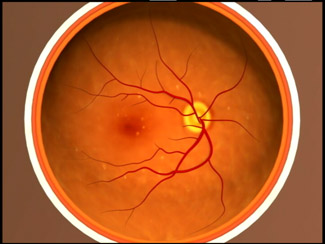
%> input picture demonstration/3_Registration/earlyAMD.jpg, 325 x 244 px
$ octave retinaPhaseCorr.m   (GNU Octave 9; MATLAB toolbox functions it lacks are replaced by stand-ins)
%> lines starting %> are read from the running program, lines starting %| are printed output that depends on the picture
%% Import the moving and fixed images.
fixed = imread('earlyAMD.jpg');
%> fixed is the input picture: size 244x325x3 uint8; mean R, G, B 177.1, 90.3, 38.2
moving = imread('advancedAMD.jpg');
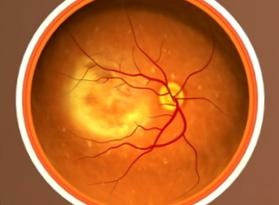
%> input picture demonstration/3_Registration/advancedAMD.jpg, 279 x 205 px
%> moving is the input picture: size 205x279x3 uint8; mean R, G, B 186.4, 101.2, 41.1
figure, imshowpair(fixed,moving,'montage');
%> after `imshowpair(fixed,moving,'montage')`:
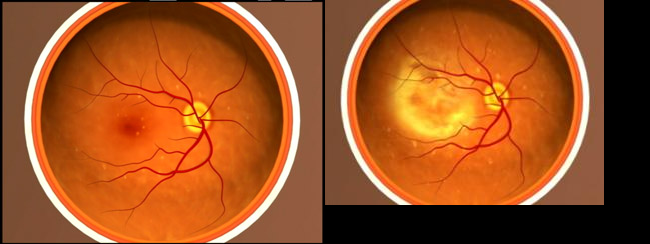
%> displayed picture: size 244x650x3, on the screen's scale of 0 to 255; mean R, G, B 155.8, 81.6, 33.9

%% Estimate the geometric transformation between the images using phase
% Correlation assuming similarity transformation.
%> (the run ends here)
